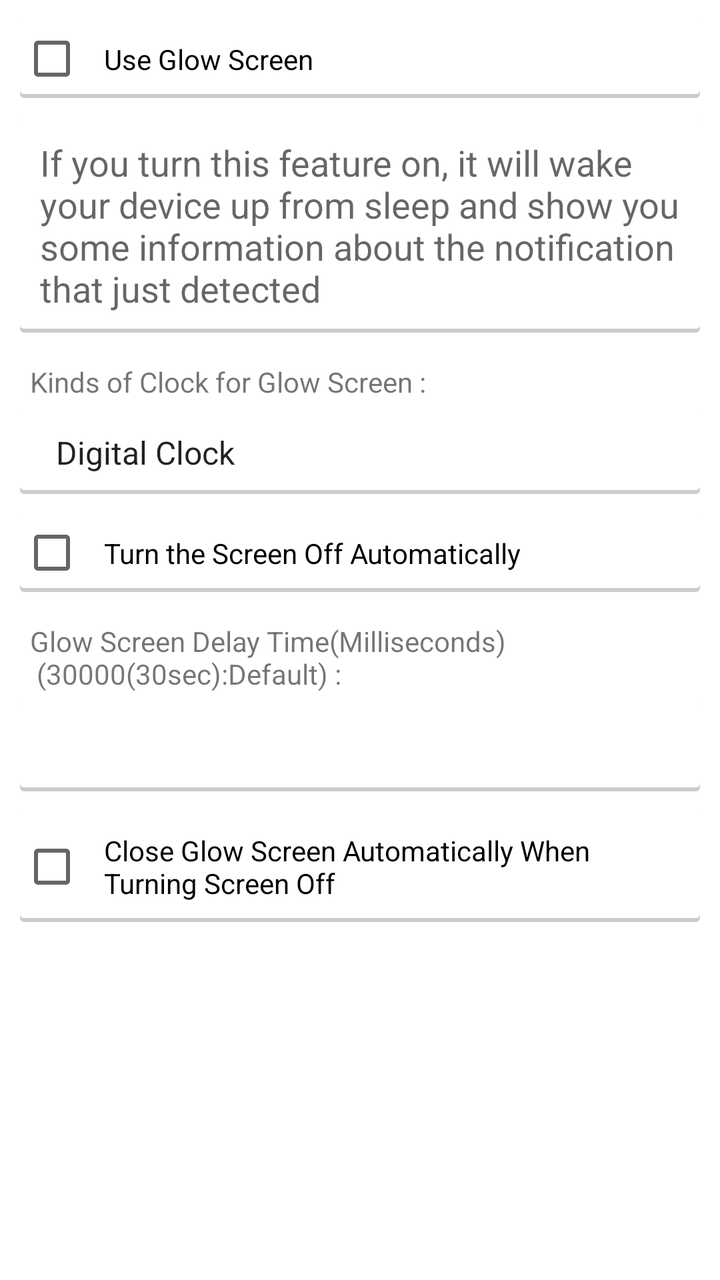
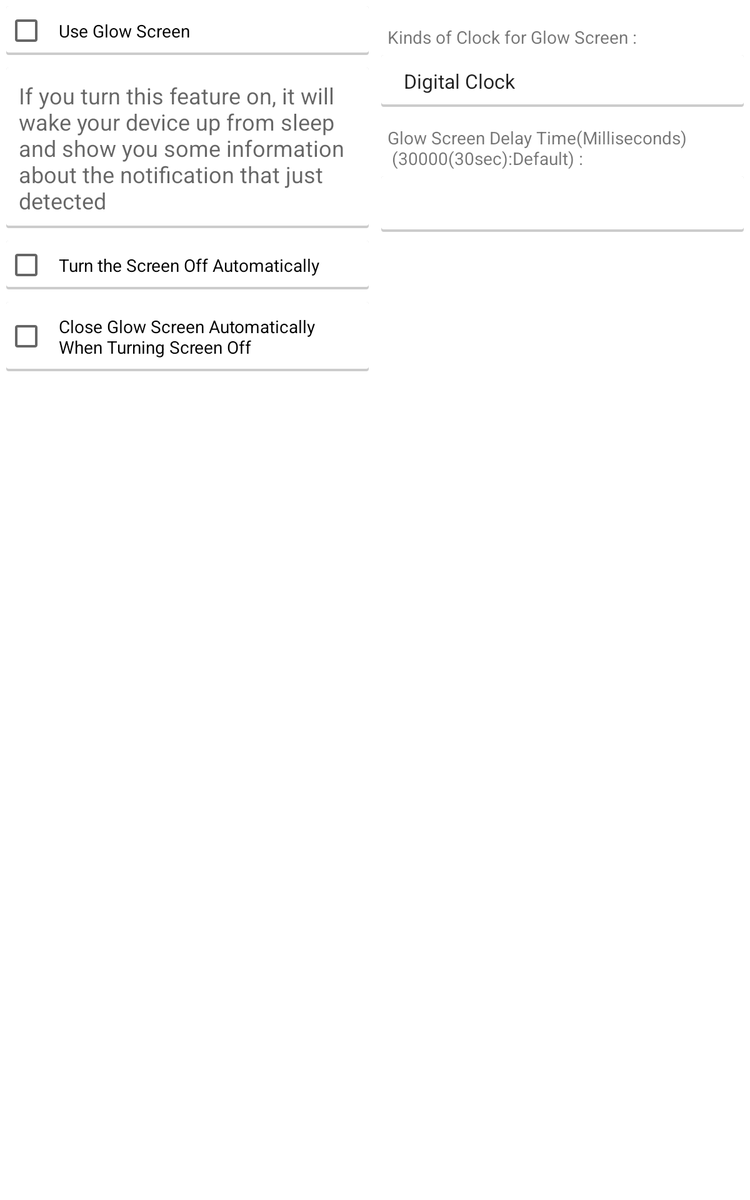

One screen, two layout resources from the same app: the default and the repository's alternative for another configuration. Each is rendered where Android would select it; the XML of both is given below.
<!-- AndroidManifest.xml: application theme Theme.Gray -->
<!-- res/layout/activity_glow_screen_settings.xml -->
<FrameLayout xmlns:android="http://schemas.android.com/apk/res/android"
    android:layout_width="match_parent"
    android:layout_height="match_parent"
    android:background="@drawable/ab_solid_gray"
    android:fitsSystemWindows="true" >

<ScrollView xmlns:android="http://schemas.android.com/apk/res/android"
    xmlns:tools="http://schemas.android.com/tools"
    android:layout_width="fill_parent"
    android:layout_height="fill_parent"
    android:background="@android:color/white">

    <LinearLayout
        android:layout_width="fill_parent"
        android:layout_height="fill_parent"
        android:orientation="vertical"
        android:layout_marginTop="10dp"
        android:layout_marginLeft="10dp"
        android:layout_marginRight="10dp"
        android:paddingBottom="20dp">


        <CheckBox
            android:layout_width="match_parent"
            android:layout_height="wrap_content"
            android:text="@string/glowscreen_toggle"
            android:id="@+id/toggle"
            android:background="@drawable/cardbg"
            android:padding="10dp"/>

        <TextView
            android:layout_width="match_parent"
            android:layout_height="wrap_content"
            android:textAppearance="?android:attr/textAppearanceMedium"
            android:text="@string/glowscreen_desc"
            android:id="@+id/desc"
            android:background="@drawable/cardbg"
            android:padding="10dp"
            android:layout_marginTop="10dp"/>

        <TextView
            android:layout_width="wrap_content"
            android:layout_height="wrap_content"
            android:text="@string/glowscreen_clockkinds"
            android:id="@+id/textView6"
            android:padding="5dp"
            android:layout_marginTop="10dp"/>

        <Spinner
            android:layout_width="match_parent"
            android:layout_height="wrap_content"
            android:id="@+id/clockkindsentry"
            android:entries="@array/glowscreen_clockkinds_entry"
            android:background="@drawable/cardbg"
            android:padding="10dp"/>
        <CheckBox
            android:layout_width="match_parent"
            android:layout_height="wrap_content"
            android:text="@string/glowscreen_autoscreenoff"
            android:id="@+id/screenoff"
            android:background="@drawable/cardbg"
            android:padding="10dp"
            android:layout_marginTop="10dp"/>


        <TextView
            android:layout_width="wrap_content"
            android:layout_height="wrap_content"
            android:text="@string/glowscreen_delay"
            android:id="@+id/textView6"
            android:padding="5dp"
            android:layout_marginTop="10dp"/>

        <EditText
            android:layout_width="match_parent"
            android:layout_height="wrap_content"
            android:inputType="numberDecimal"
            android:ems="10"
            android:id="@+id/delaytime"
            android:background="@drawable/cardbg"
            android:padding="10dp"/>

        <CheckBox
            android:layout_width="match_parent"
            android:layout_height="wrap_content"
            android:text="@string/glowscreen_close"
            android:id="@+id/closetoggle"
            android:background="@drawable/cardbg"
            android:padding="10dp"
            android:layout_marginTop="10dp"/>

    </LinearLayout>
</ScrollView>
    </FrameLayout>
<!-- resources referenced by this layout -->
<resources>
  <string-array name="glowscreen_clockkinds_entry">
          <item>Digital Clock</item>
          <item>Analog Clock</item>
      </string-array>
  <string name="glowscreen_autoscreenoff">Turn the Screen Off Automatically</string>
  <string name="glowscreen_clockkinds">Kinds of Clock for Glow Screen :</string>
  <string name="glowscreen_close">Close Glow Screen Automatically When Turning Screen Off</string>
  <string name="glowscreen_delay">Glow Screen Delay Time(Milliseconds)\n
      (30000(30sec):Default) :</string>
  <string name="glowscreen_desc">If you turn this feature on,
          it will wake your device up from sleep and show you some information about the notification that just detected</string>
  <string name="glowscreen_toggle">Use Glow Screen</string>
  <!-- drawable selectable_background_gray (drawable) -->
  <?xml version="1.0" encoding="utf-8"?>
  <selector xmlns:android="http://schemas.android.com/apk/res/android"
          android:exitFadeDuration="@android:integer/config_mediumAnimTime" >
      <item android:state_pressed="false" android:state_focused="true" android:drawable="@drawable/list_focused_gray" />
      <item android:state_pressed="true" android:drawable="@drawable/list_pressed_gray" />
      <item android:drawable="@android:color/transparent" />
  </selector>
  <style name="PopupMenu.Gray" parent="@style/Widget.AppCompat.PopupMenu">	
          <item name="android:popupBackground">@drawable/menu_dropdown_panel_gray</item>	
      </style>
  <style name="DropDownListView.Gray" parent="@style/Widget.AppCompat.ListView.DropDown">
          <item name="android:listSelector">@drawable/selectable_background_gray</item>
      </style>
  <style name="ActionBarTabStyle.Gray" parent="@style/Widget.AppCompat.ActionBar.TabView">
          <item name="android:background">@drawable/tab_indicator_ab_gray</item>
      </style>
  <style name="DropDownNav.Gray" parent="@style/Widget.AppCompat.Spinner.DropDown.ActionBar">
          <item name="android:background">@drawable/spinner_background_ab_gray</item>
          <item name="android:popupBackground">@drawable/menu_dropdown_panel_gray</item>
          <item name="android:dropDownSelector">@drawable/selectable_background_gray</item>
      </style>
  <!-- from res/values-v19/ -->
  <style name="ActionBar.Solid.Gray" parent="@style/Widget.AppCompat.Light.ActionBar.Solid.Inverse">
          <item name="android:background">@drawable/ab_solid_gray</item>
          <item name="android:backgroundStacked">@drawable/ab_stacked_solid_gray</item>
          <item name="android:backgroundSplit">@drawable/ab_bottom_solid_gray</item>
          <item name="android:progressBarStyle">@style/ProgressBar.Gray</item>
      </style>
  <style name="ActionButton.CloseMode.Gray" parent="@style/Widget.AppCompat.ActionButton.CloseMode">
          <item name="android:background">@drawable/btn_cab_done_gray</item>
      </style>
  <!-- from res/values-v19/ -->
  <style name="Theme.Gray.Widget" parent="@style/Theme.AppCompat">
          <item name="android:popupMenuStyle">@style/PopupMenu.Gray</item>
          <item name="android:dropDownListViewStyle">@style/DropDownListView.Gray</item>
      </style>
  <style name="ProgressBar.Gray" parent="@style/Widget.AppCompat.ProgressBar.Horizontal">
          <item name="android:progressDrawable">@drawable/progress_horizontal_gray</item>
      </style>
  <!-- drawable btn_cab_done_gray (drawable) -->
  <?xml version="1.0" encoding="utf-8"?>
  <selector xmlns:android="http://schemas.android.com/apk/res/android">
      <item android:state_pressed="true"
          android:drawable="@drawable/btn_cab_done_pressed_gray" />
      <item android:state_focused="true" android:state_enabled="true"
          android:drawable="@drawable/btn_cab_done_focused_gray" />
      <item android:state_enabled="true"
          android:drawable="@drawable/btn_cab_done_default_gray" />
  </selector>
  <!-- some entries are left out for length -->
</resources>
<!-- res/layout-sw600dp/activity_glow_screen_settings.xml (the repository's variant of the layout above) -->
<!-- drawn on a 7-inch tablet held upright -->
<FrameLayout xmlns:android="http://schemas.android.com/apk/res/android"
    android:layout_width="match_parent"
    android:layout_height="match_parent"
    android:background="@drawable/ab_solid_gray"
    android:fitsSystemWindows="true" >
<ScrollView xmlns:android="http://schemas.android.com/apk/res/android"
    xmlns:tools="http://schemas.android.com/tools"
    android:layout_width="fill_parent"
    android:layout_height="fill_parent"
    android:background="@android:color/white">
    <LinearLayout android:layout_width="fill_parent"
        android:layout_height="fill_parent"
        android:orientation="horizontal" >
        <LinearLayout android:layout_width="0dp"
            android:layout_height="fill_parent"
            android:layout_weight="1"
            android:orientation="vertical"
            android:layout_margin="5dp">
            
            <CheckBox
                android:layout_width="match_parent"
                android:layout_height="wrap_content"
                android:text="@string/glowscreen_toggle"
                android:id="@+id/toggle"
                android:background="@drawable/cardbg"
                android:padding="10dp"/>

            <TextView
                android:layout_width="match_parent"
                android:layout_height="wrap_content"
                android:textAppearance="?android:attr/textAppearanceMedium"
                android:text="@string/glowscreen_desc"
                android:id="@+id/desc"
                android:background="@drawable/cardbg"
                android:padding="10dp"
                android:layout_marginTop="10dp"/>
            <CheckBox
                android:layout_width="match_parent"
                android:layout_height="wrap_content"
                android:text="@string/glowscreen_autoscreenoff"
                android:id="@+id/screenoff"
                android:background="@drawable/cardbg"
                android:padding="10dp"
                android:layout_marginTop="10dp"/>
            <CheckBox
                android:layout_width="match_parent"
                android:layout_height="wrap_content"
                android:text="@string/glowscreen_close"
                android:id="@+id/closetoggle"
                android:background="@drawable/cardbg"
                android:padding="10dp"
                android:layout_marginTop="10dp"/>
        </LinearLayout>
        <LinearLayout android:layout_width="0dp"
            android:layout_height="fill_parent"
            android:layout_weight="1"
            android:orientation="vertical"
            android:layout_margin="5dp">
            
            <TextView
                android:layout_width="wrap_content"
                android:layout_height="wrap_content"
                android:text="@string/glowscreen_clockkinds"
                android:id="@+id/textView6"
                android:padding="5dp"
                android:layout_marginTop="10dp"/>

            <Spinner
                android:layout_width="match_parent"
                android:layout_height="wrap_content"
                android:id="@+id/clockkindsentry"
                android:entries="@array/glowscreen_clockkinds_entry"
                android:background="@drawable/cardbg"
                android:padding="10dp"/>
            <TextView
                android:layout_width="wrap_content"
                android:layout_height="wrap_content"
                android:text="@string/glowscreen_delay"
                android:id="@+id/textView6"
                android:padding="5dp"
                android:layout_marginTop="10dp"/>

            <EditText
                android:layout_width="match_parent"
                android:layout_height="wrap_content"
                android:inputType="numberDecimal"
                android:ems="10"
                android:id="@+id/delaytime"
                android:background="@drawable/cardbg"
                android:padding="10dp"/>
        </LinearLayout>
    </LinearLayout>
</ScrollView>
</FrameLayout>
